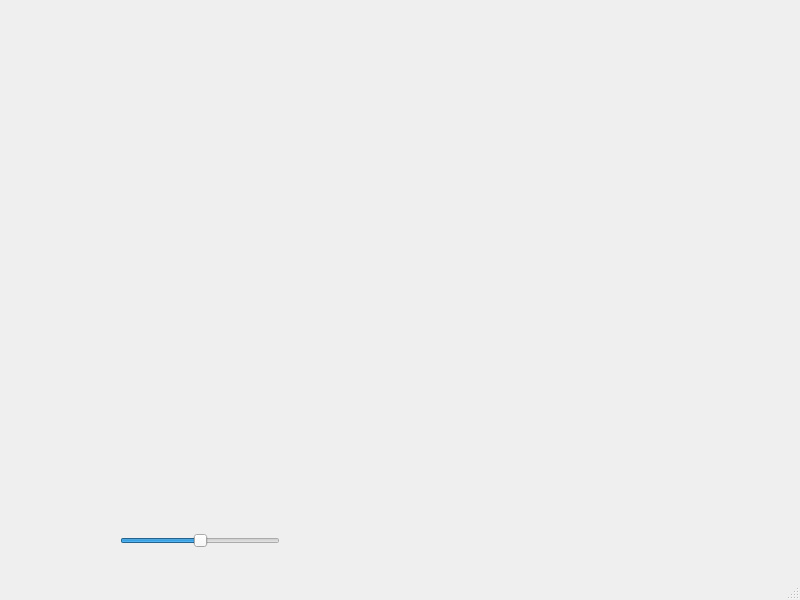
<?xml version="1.0" encoding="UTF-8"?>
<ui version="4.0">
 <class>MainWindow</class>
 <widget class="QMainWindow" name="MainWindow">
  <property name="geometry">
   <rect>
    <x>0</x>
    <y>0</y>
    <width>800</width>
    <height>600</height>
   </rect>
  </property>
  <property name="windowTitle">
   <string>MainWindow</string>
  </property>
  <widget class="QWidget" name="centralwidget">
   <widget class="QSlider" name="tiltSimulator">
    <property name="geometry">
     <rect>
      <x>120</x>
      <y>530</y>
      <width>160</width>
      <height>22</height>
     </rect>
    </property>
    <property name="minimum">
     <number>-90</number>
    </property>
    <property name="maximum">
     <number>90</number>
    </property>
    <property name="orientation">
     <enum>Qt::Horizontal</enum>
    </property>
   </widget>
   <widget class="QLabel" name="tiltImage">
    <property name="geometry">
     <rect>
      <x>40</x>
      <y>130</y>
      <width>521</width>
      <height>351</height>
     </rect>
    </property>
    <property name="text">
     <string/>
    </property>
    <property name="pixmap">
     <pixmap>../images/heckview.png</pixmap>
    </property>
    <property name="scaledContents">
     <bool>false</bool>
    </property>
    <property name="alignment">
     <set>Qt::AlignCenter</set>
    </property>
   </widget>
   <widget class="QLabel" name="label">
    <property name="geometry">
     <rect>
      <x>40</x>
      <y>130</y>
      <width>521</width>
      <height>351</height>
     </rect>
    </property>
    <property name="text">
     <string/>
    </property>
    <property name="pixmap">
     <pixmap>../images/middleLine.png</pixmap>
    </property>
    <property name="alignment">
     <set>Qt::AlignCenter</set>
    </property>
   </widget>
  </widget>
  <widget class="QMenuBar" name="menubar">
   <property name="geometry">
    <rect>
     <x>0</x>
     <y>0</y>
     <width>800</width>
     <height>21</height>
    </rect>
   </property>
  </widget>
  <widget class="QStatusBar" name="statusbar"/>
 </widget>
 <resources/>
 <connections/>
</ui>
